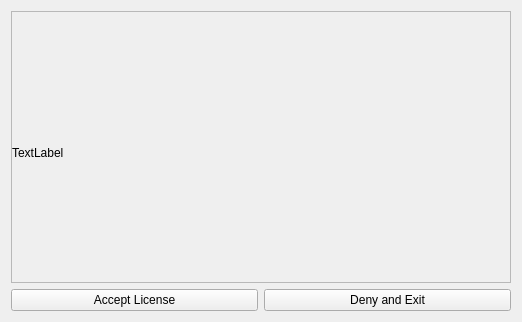
<?xml version="1.0" encoding="UTF-8"?>
<ui version="4.0">
 <class>Widget</class>
 <widget class="QWidget" name="Widget">
  <property name="geometry">
   <rect>
    <x>0</x>
    <y>0</y>
    <width>522</width>
    <height>322</height>
   </rect>
  </property>
  <property name="windowTitle">
   <string>Widget</string>
  </property>
  <layout class="QGridLayout" name="gridLayout">
   <item row="0" column="0">
    <widget class="QScrollArea" name="scrollArea">
     <property name="widgetResizable">
      <bool>true</bool>
     </property>
     <widget class="QWidget" name="scrollAreaWidgetContents">
      <property name="geometry">
       <rect>
        <x>0</x>
        <y>0</y>
        <width>502</width>
        <height>269</height>
       </rect>
      </property>
      <widget class="QLabel" name="label">
       <property name="geometry">
        <rect>
         <x>0</x>
         <y>0</y>
         <width>521</width>
         <height>281</height>
        </rect>
       </property>
       <property name="text">
        <string>TextLabel</string>
       </property>
      </widget>
     </widget>
    </widget>
   </item>
   <item row="1" column="0">
    <layout class="QHBoxLayout" name="horizontalLayout">
     <item>
      <widget class="QPushButton" name="pushButton">
       <property name="text">
        <string>Accept License</string>
       </property>
      </widget>
     </item>
     <item>
      <widget class="QPushButton" name="pushButton_2">
       <property name="text">
        <string>Deny and Exit</string>
       </property>
      </widget>
     </item>
    </layout>
   </item>
  </layout>
 </widget>
 <resources/>
 <connections/>
</ui>
